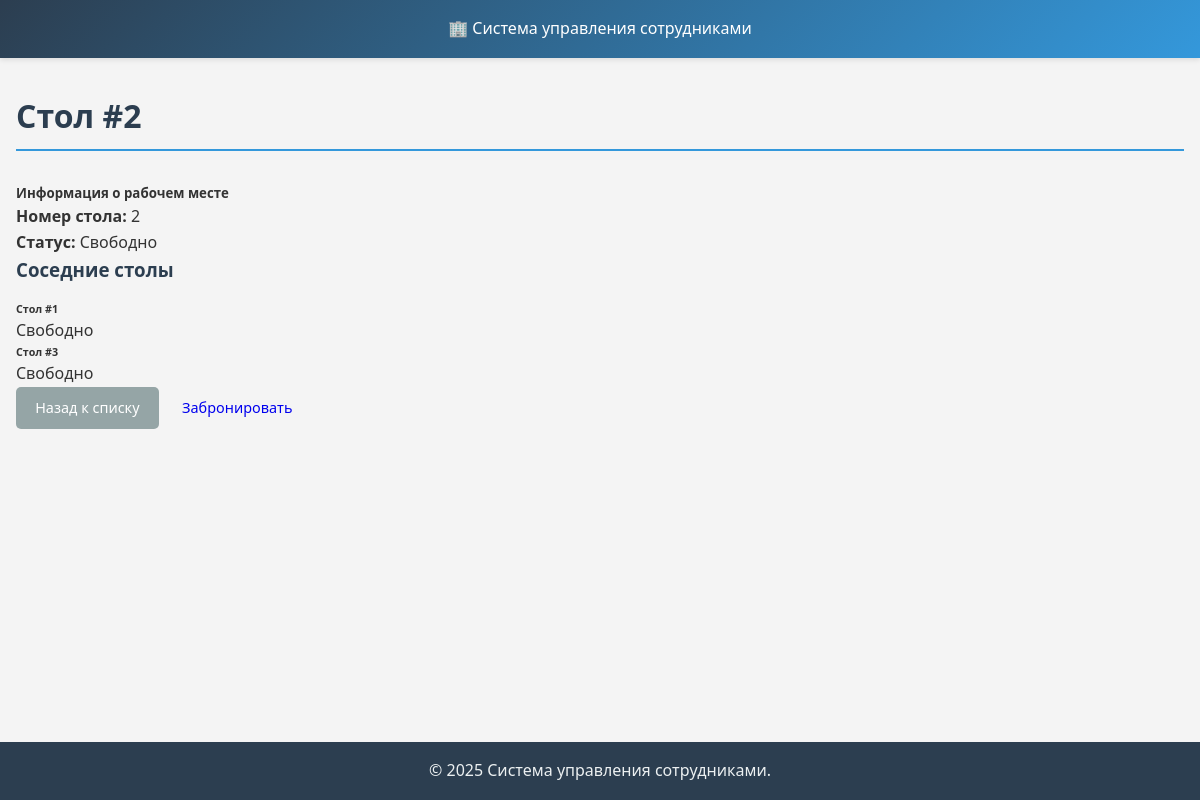
Page /workplaces/2/ on the committed database.
### workplaces/models.py (models this page shows, shortened)
class Workplace(models.Model):
    desk_number = models.CharField(
        max_length=10, unique=True, verbose_name="Номер стола"
    )
    employee = models.OneToOneField(
        Employee,
        on_delete=models.SET_NULL,
        null=True,
        blank=True,
        related_name="workplace",  # Добавляем related_name
        verbose_name="Сотрудник",
    )
    additional_info = models.TextField(
        blank=True, verbose_name="Дополнительная информация"
    )
    class Meta:
        verbose_name = "Рабочее место"
        verbose_name_plural = "Рабочие места"
    def get_neighbor_tables(self):
        try:
            current_desk_num = int(self.desk_number)
            return [
                str(current_desk_num - 1),
                str(current_desk_num + 1)
            ]
        except ValueError:
            return []

### workplaces/views.py (the view)
# urls.py: path('<int:pk>/', views.workplace_detail, name='workplace-detail'),
def workplace_detail(request, pk):
    workplace = get_object_or_404(Workplace.objects.select_related('employee'), pk=pk)
    neighbor_desks = workplace.get_neighbor_tables()
    neighbors = Workplace.objects.filter(
        desk_number__in=neighbor_desks
    ).select_related('employee')
    context = {
        'workplace': workplace,
        'neighbors': neighbors,
    }
    return render(request, 'workplaces/workplace_detail.html', context)

### templates/workplaces/workplace_detail.html (shortened to what this page needs)
{% extends 'base.html' %}
{% block content %}
<div class="container">
    <h1>Стол #{{ workplace.desk_number }}</h1>
    <div class="card">
        <div class="card-body">
            <h5 class="card-title">Информация о рабочем месте</h5>
            <p><strong>Номер стола:</strong> {{ workplace.desk_number }}</p>
            {% if workplace.employee %}
            <p><strong>Сотрудник:</strong> {{ workplace.employee }}</p>
            <p><strong>Навыки сотрудника:</strong> {{ workplace.employee.get_skills_display }}</p>
            <p><strong>Email:</strong> {{ workplace.employee.email }}</p>
            {% else %}
            <p><strong>Статус:</strong> Свободно</p>
            {% endif %}
        </div>
    </div>
    <h3 class="mt-4">Соседние столы</h3>
    <div class="row">
        {% for neighbor in neighbors %}
        <div class="col-md-6 mb-3">
            <div class="card {% if neighbor.employee %}border-{% if neighbor.employee.is_developer %}primary{% else %}warning{% endif %}{% endif %}">
                <div class="card-body">
                    <h6 class="card-title">Стол #{{ neighbor.desk_number }}</h6>
                    {% if neighbor.employee %}
                    <p class="card-text">
                        <strong>Сотрудник:</strong> {{ neighbor.employee }}<br>
                        <strong>Навыки:</strong> {{ neighbor.employee.get_skills_display }}
                    </p>
                    {% else %}
                    <p class="card-text text-muted">Свободно</p>
                    {% endif %}
                </div>
            </div>
        </div>
        {% empty %}
        <p class="text-muted">Нет соседних столов</p>
        {% endfor %}
    </div>
    <div class="mt-3">
        <a href="{% url 'workplaces:workplace-list' %}" class="btn btn-secondary">Назад к списку</a>
        {% if workplace.employee %}
        <a href="{% url 'workplaces:workplace-release' workplace.pk %}" class="btn btn-warning">Освободить</a>
        {% else %}
        <a href="{% url 'workplaces:workplace-book' workplace.pk %}" class="btn btn-success">Забронировать</a>
        {% endif %}
    </div>
</div>
{% endblock %}

### static_dev/css/base.css (style rules this page uses)
* { margin: 0; padding: 0; box-sizing: border-box; }
body { font-family: 'Segoe UI', Tahoma, Geneva, Verdana, sans-serif; line-height: 1.6; color: #333; background-color: #f4f4f4; min-height: 100vh; display: flex; flex-direction: column; }
.btn { display: inline-block; padding: 0.6rem 1.2rem; border: none; border-radius: 5px; text-decoration: none; font-size: 0.9rem; cursor: pointer; transition: all 0.3s ease; text-align: center; }
.btn-secondary { background-color: #95a5a6; color: white; }
h1, h2, h3 { margin-bottom: 1rem; color: #2c3e50; }
h1 { border-bottom: 2px solid #3498db; padding-bottom: 0.5rem; margin-bottom: 2rem; }

### rows in the picture
Workplace: desk_number "2"
Workplace: desk_number "1", shows "Свободно"
Workplace: desk_number "3", shows "Свободно"
